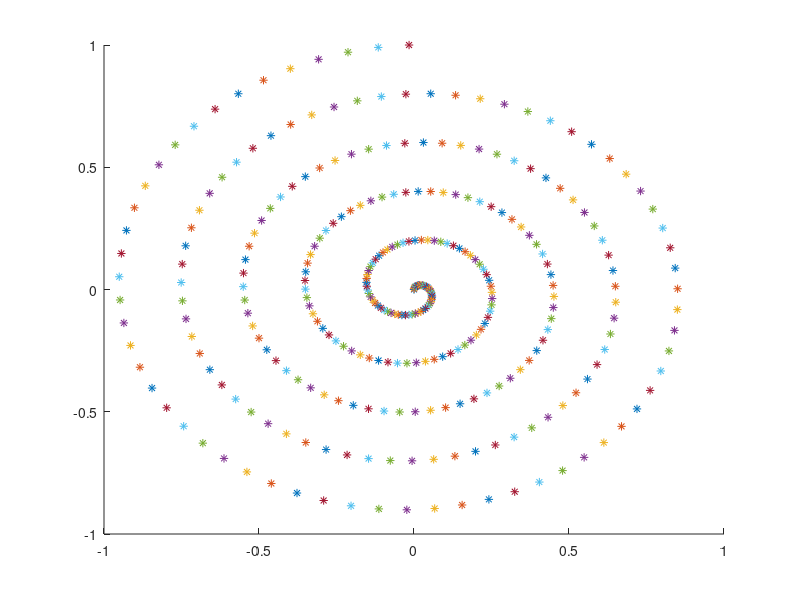

Reproduce this figure in MATLAB.
t = 0:0.1:10*pi;
r = linspace (0, 1, numel (t));
z = linspace (0, 1, numel (t));

figure
axis([-1 1 -1 1 0 1])
hold on

for ii=1:length(r)
    plot3 (r(ii)*sin(t(ii)), r(ii)*cos(t(ii)), z(ii),'*');
    pause (.001)
end